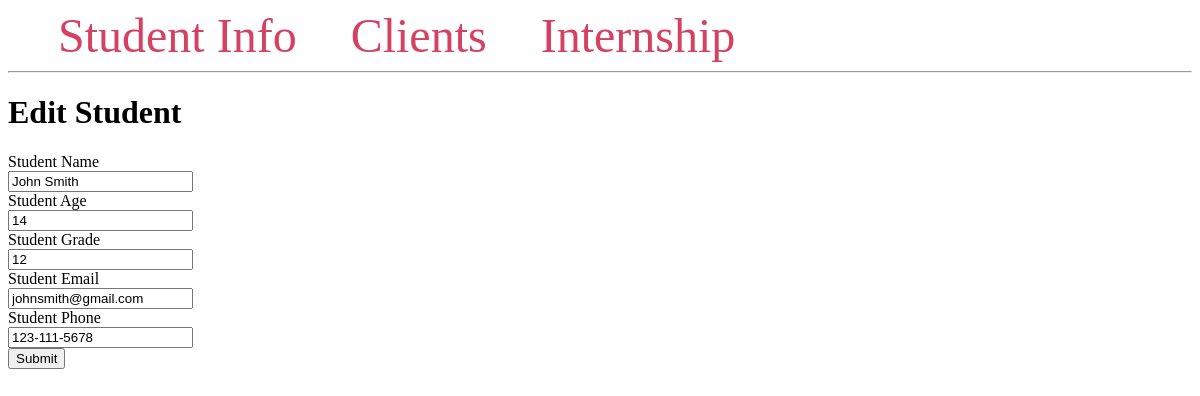
Page /2/edit/ on the committed database.
### tables this page shows
CREATE TABLE students (
                          id INTEGER PRIMARY KEY AUTOINCREMENT,
                          name TEXT NOT NULL,
                          age INTEGER,
                          grade TEXT NOT NULL,
                          email TEXT NOT NULL,
                          phone TEXT NOT NULL
);

### main.py (the view, shortened to what this page needs)
@app.route('/<int:id>/edit/', methods=('GET', 'POST'))
def edit(id):
    student = get_student(id)
    return render_template('edit.html', student=student)

### main.py (called while the page is built)
def get_db_connection():
    conn = sqlite3.connect('student_project.db')
    conn.row_factory = sqlite3.Row
    return conn

def get_student(student_id):
    conn = get_db_connection()
    student = conn.execute('SELECT * FROM students WHERE id = ?',
                        (student_id,)).fetchone()
    conn.close()
    if student is None:
        abort(404)
    return student

### templates/edit.html
{% extends 'base.html' %}
{% block content %}
<h1>{% block title %} Edit Student {% endblock %}</h1>
<form method="post">
    <label for="name">Student Name</label>
    <br>
    <input type="text" name="name"
           placeholder="Student Name"
           value="{{ student['name'] }}"></input>
    <br>
    <label for="size">Student Age</label>
    <br>
    <input type="number" name="age" placeholder="Student Age" value="{{ student['age'] }}"></input>
    <br>
    <label for="grade">Student Grade</label>
    <br>
    <input type="text" name="grade" placeholder="Student Grade" value="{{ student['grade'] }}"></input>
    <br>
    <label for="email">Student Email</label>
    <br>
    <input type="text" name="email" placeholder="Student Email" value="{{ student['email'] }}"></input>
    <br>
    <label for="phone">Student Phone</label>
    <br>
    <input type="text" name="phone" placeholder="Student Phone" value="{{ student['phone'] }}"></input>
    <br>
    <button type="submit">Submit</button>
</form>
{% endblock %}

### rows in the picture
students: name "John Smith", age "14", grade "12", email "johnsmith@gmail.com", phone "123-111-5678"
